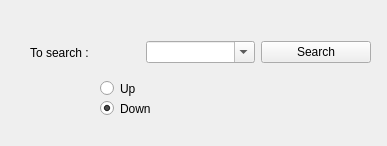
<?xml version="1.0" encoding="UTF-8"?>
<ui version="4.0">
 <class>SearchWindow</class>
 <widget class="QWidget" name="SearchWindow">
  <property name="geometry">
   <rect>
    <x>0</x>
    <y>0</y>
    <width>387</width>
    <height>146</height>
   </rect>
  </property>
  <property name="windowTitle">
   <string>Search</string>
  </property>
  <widget class="QRadioButton" name="directionHautradioButton">
   <property name="geometry">
    <rect>
     <x>100</x>
     <y>80</y>
     <width>82</width>
     <height>17</height>
    </rect>
   </property>
   <property name="text">
    <string>Up</string>
   </property>
   <attribute name="buttonGroup">
    <string notr="true">directionButtonGroup</string>
   </attribute>
  </widget>
  <widget class="QRadioButton" name="directionBasradioButton">
   <property name="geometry">
    <rect>
     <x>100</x>
     <y>100</y>
     <width>82</width>
     <height>17</height>
    </rect>
   </property>
   <property name="text">
    <string>Down</string>
   </property>
   <property name="checked">
    <bool>true</bool>
   </property>
   <attribute name="buttonGroup">
    <string notr="true">directionButtonGroup</string>
   </attribute>
  </widget>
  <widget class="QWidget" name="layoutWidget">
   <property name="geometry">
    <rect>
     <x>30</x>
     <y>40</y>
     <width>341</width>
     <height>25</height>
    </rect>
   </property>
   <layout class="QHBoxLayout" name="horizontalLayout">
    <item>
     <widget class="QLabel" name="label">
      <property name="text">
       <string>To search :</string>
      </property>
     </widget>
    </item>
    <item>
     <widget class="QComboBox" name="comboBox">
      <property name="editable">
       <bool>true</bool>
      </property>
      <property name="insertPolicy">
       <enum>QComboBox::NoInsert</enum>
      </property>
     </widget>
    </item>
    <item>
     <widget class="QPushButton" name="pushButton">
      <property name="text">
       <string>Search</string>
      </property>
     </widget>
    </item>
   </layout>
  </widget>
  <widget class="QLabel" name="infoLabel">
   <property name="geometry">
    <rect>
     <x>20</x>
     <y>130</y>
     <width>351</width>
     <height>16</height>
    </rect>
   </property>
   <property name="text">
    <string/>
   </property>
  </widget>
 </widget>
 <resources/>
 <connections/>
 <buttongroups>
  <buttongroup name="directionButtonGroup"/>
 </buttongroups>
</ui>
